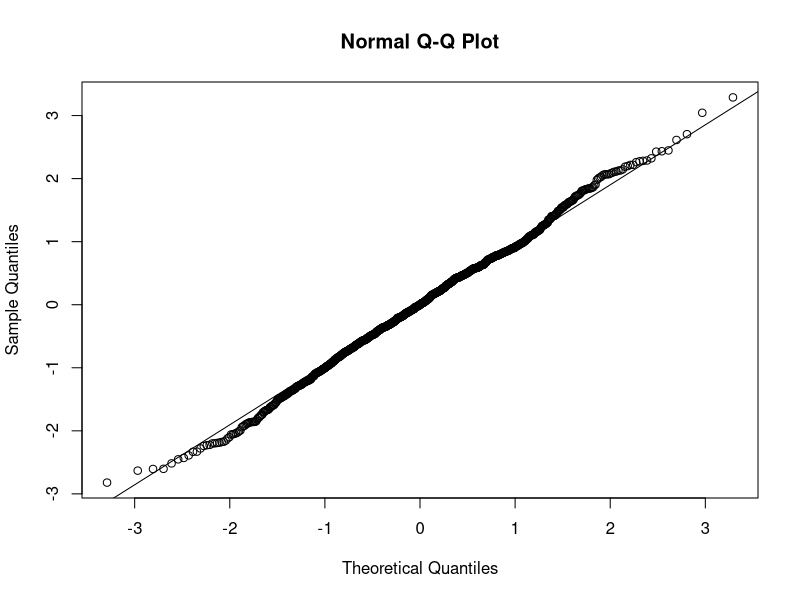
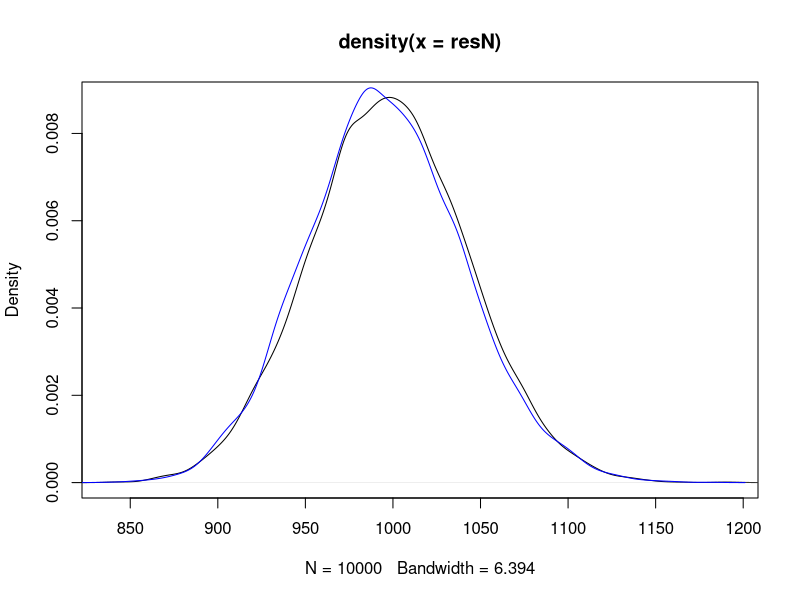
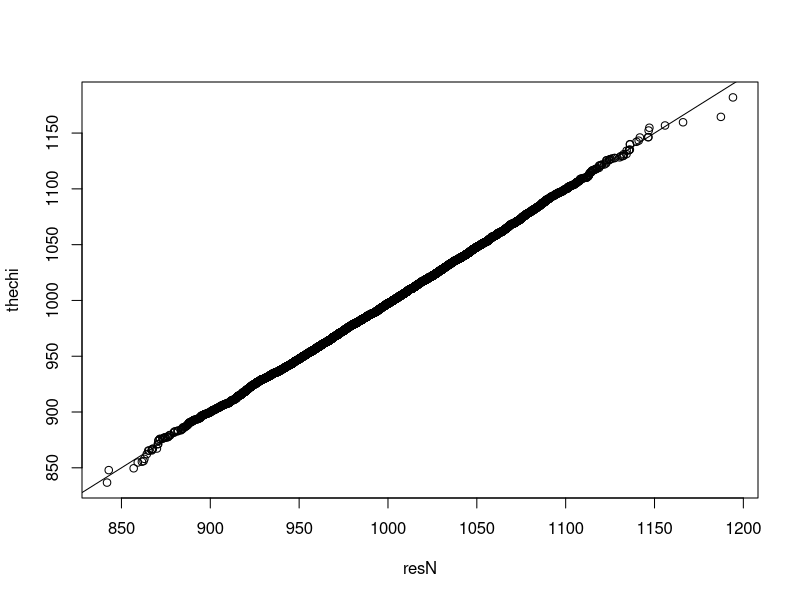

Reproduce these figures in R, in order. (Note: this script raises an error after producing the figures.)


n<-1000
set.seed(12345)
y0<-rnorm(n)
y1<-y0+2#+rnorm(n,sd=.5)
z<-sample(rep(c(0,1),n/2))
y<-y1*z + (1-z)*y0
lm1<-lm(y~z)
e1<-resid(lm1)
obsssr<-sum(e1^2)

## The resids themselves look normal
qqnorm(e1)
qqline(e1)

## What is the randomizatino distribution of the sums of squares? (Chi-square of what kind?)gwap

### First show the relationship between the chisquare and Normal
getnorm<-function(){
  x<-rnorm(n,mean=mean(e1),sd=sd(e1))
  sum(x^2)
}

resN<-replicate(10000,getnorm())
thechi<-var(e1)*rchisq(10000,df=lm1$df)

summary(resN)
summary(thechi)

plot(density(resN),xlim=range(c(resN,thechi)))
lines(density(thechi),col="blue")

qqplot(resN,thechi)
qqline(y=thechi)
abline(0,1)



## Now show it for the sum of squared residuals

X<-cbind(1,z)
H<-X %*% solve(t(X) %*% X) %*% t(X)
blah<-hatvalues(lm1)
all.equal(diag(H),blah,check.attributes=FALSE)

## the posterior for sigma
sig<-res[1,]/rchisq(n=10000,df=998)

getssr<-function(z,y1,y0){
  thez<-sample(z)
  they<-y1*thez + (1-thez)*y0
  thelm<-lm(they~thez)
  thee<-resid(thelm)
  #tmp<-thee-mean(thee)
  return( c(ssr=sum(thee^2),ve=var(thee)) )
}


getchis<-function(z,y1,y0){
  thez<-sample(z)
  they<-y1*thez + (1-thez)*y0
  lm1<-lm(they~thez)
  lm0<-lm(they~1)
  rss1<-sum(resid(lm1)^2)
  rss0<-sum(resid(lm0)^2)
  rss0-rss1

  thelm<-lm(they~thez)
  thee<-resid(thelm)
  #tmp<-thee-mean(thee)
  return( c(ssr=sum(thee^2),ve=var(thee)) )
}



thechi1<-rchisq(10000,df=lm1$df)

res<-replicate(10000,getssr(z=z,y1=y1,y0=y0))
apply(res,1,summary)

summary(thechi1)

summary(res)
summary(tmp)

qqplot(tmp,res)
qqline(tmp)

plot(density(tmp))
lines(density(res))

